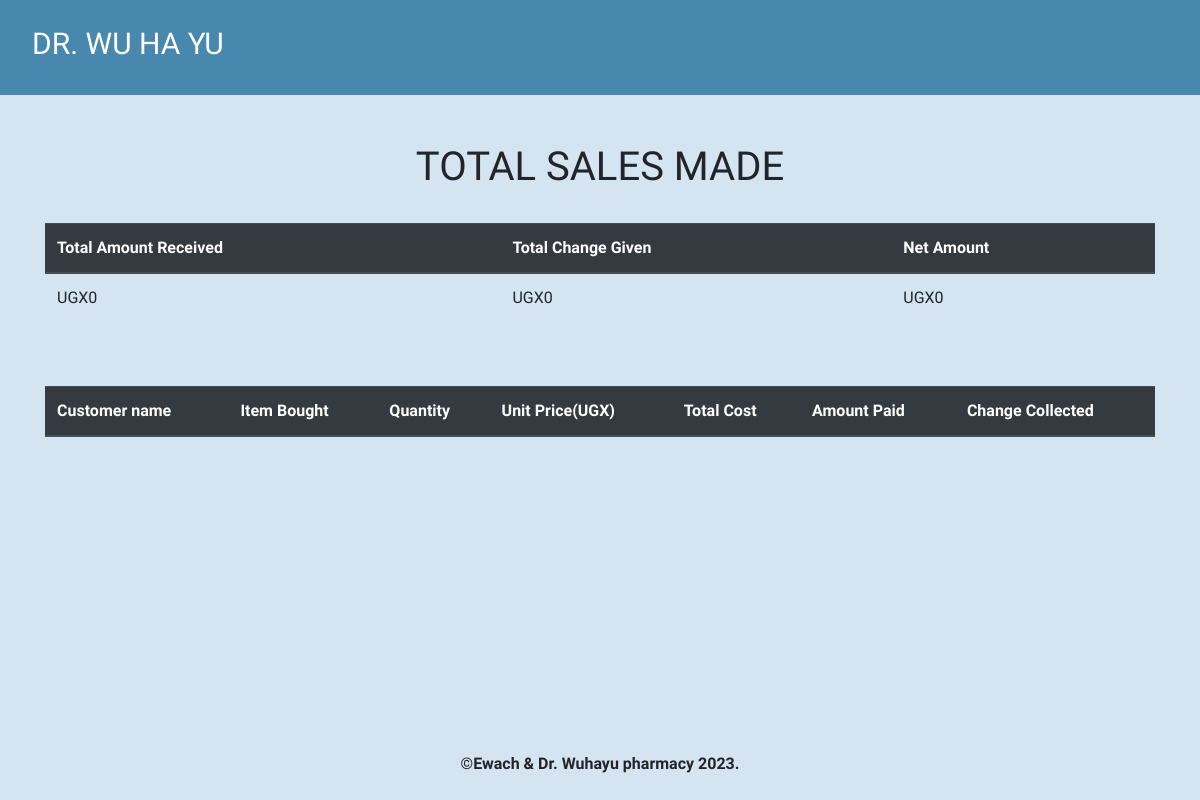
The page /all_sales/ on the database as committed earlier.
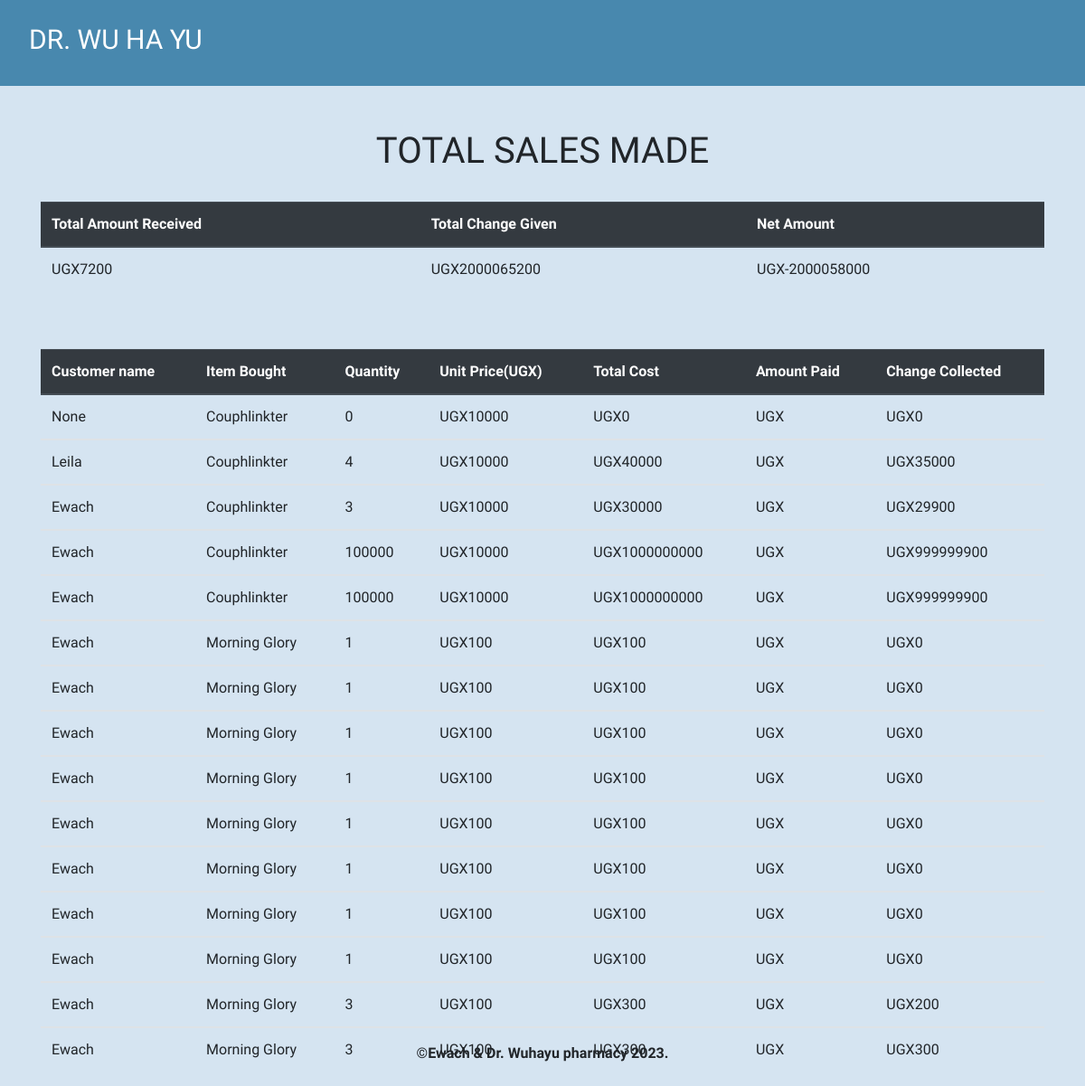
The same page on the database as committed later.
### pharmacy/models.py (models this page shows, shortened)
class Sale(models.Model):
    item = models.ForeignKey(Product, on_delete= models.CASCADE)
    quantity= models.IntegerField(default=0, null=False, blank=True)
    ammountReceived= models.IntegerField(default=0, null=False, blank=True)
    issuedTo = models.CharField(max_length=50, null=True, blank=True)
    unitPrice= models.IntegerField(default=0, null=True, blank=True)
    def getTotal(self):
        total= self.quantity * self.item.unitPrice
        return int(total)
    def getChange(self):
        change = self.getTotal() - self.ammountReceived
        return abs(int(change))

class Product(models.Model):
    categoryName= models.ForeignKey(Stock_Category,on_delete=models.CASCADE,null=True, blank= True)
    itemName=models.CharField(max_length=50, null=True, blank=True)
    totalQuantity= models.IntegerField(default=0, null=True, blank=True)
    issuedQuantity=models.IntegerField(default=0, null=True, blank=True)
    receivedQuantity=models.IntegerField(default=0, null=True, blank=True)
    unitPrice= models.IntegerField(default=0, null=True, blank=True)
    manufacturer= models.CharField(max_length=50, null=True, blank=True)
    brand= models.CharField(max_length=50, null=True, blank=True)
    def __str__(self) :
        return self.itemName

### pharmacy/views.py (the view)
# urls.py: path('all_sales/', views.al_sales, name='all_sales'),
def al_sales(request):
    sales = Sale.objects.all()
    total  = sum([items.ammountReceived for items in sales])
    change = sum([items.getChange() for items in sales])
    net = total - change
    return render(request, 'products/all_sales.html',
     {
     'sales': sales,
     'total': total,
     'change': change,
     'net': net,
      })

### templates/products/all_sales.html
{% extends 'products/base.html'%} {% block content%}
<br></br>
<div class = "container">
<h1 class = "text-center">TOTAL SALES MADE</h1><br>
  <table class="table">
    <thead class="thead-dark">
      <tr>
        <th scope="col">Total Amount Received</th>
        <th scope="col">Total Change Given</th>
        <th scope="col">Net Amount</th>
      </tr>
    </thead>
    <tbody>
      <tr>
        <td>UGX{{total}}</td>
        <td>UGX{{change}}</td>
        <td>UGX{{net}}</td>
      </tr>
    </tbody>
  </table>
</div>
<br></br>
<div class = "container">
  <table class="table">
    <thead class="thead-dark">
      <tr>
        <th scope="col">Customer name</th>
        <th scope="col">Item Bought</th>
        <th scope="col">Quantity</th>
        <th scope="col">Unit Price(UGX)</th>
        <th scope="col">Total Cost</th>
        <th scope="col">Amount Paid</th>
        <th scope="col">Change Collected</th>
      </tr>
    </thead>
    {% for sale in sales %}
    <tbody>
      <tr>
        <td>{{sale.issuedTo | title}}</td>
        <td>{{sale.item | title}}</td>
        <td>{{sale.quantity}}</td>
        <td>UGX{{sale.unitPrice}}</td>
        <td>UGX{{sale.getTotal}}</td>
        <td>UGX{{sale.amountReceived}}</td>
        <td>UGX{{sale.getChange}}</td>
      </tr>
    </tbody>
    {% endfor %}
  </table>
</div>
{% endblock %}

### templates/products/base.html (shortened to what this page needs)
{% load static%}
<!DOCTYPE html>
<html lang="en">
<head>
    <link rel="stylesheet" href="https://stackpath.bootstrapcdn.com/bootstrap/4.5.2/css/bootstrap.min.css">
    <link rel="stylesheet" href="{% static 'css/main.css' %}">
</head>
<body>
    <nav class="navbar navbar-expand-lg navbar-dark ">
        <a class="nav-link" href=""><h1 class="navbar-brand" style = "font-size: 25px">DR. WU HA YU</h1></a>
     </nav>
    {% block content%}
    {% endblock%}
</body>
<footer>
  <p id="footer_flex">&copy;<b>Ewach & Dr. Wuhayu pharmacy 2023.</b></p>
</footer>
</html>

### pharmacy/static/css/main.css (style rules this page uses)
html,body { position: relative; overflow-x: hidden; width: 100% !important; height: 100vh; display: table; position: relative; background-position: center; background-attachment: scroll; -o-background-size: cover; -moz-background-size: cover; -webkit-background-size: cover; background-size: cover; background-repeat: no-repeat; }
body { background-color: hsl(208, 50%, 89%); font-family: 'raleway'; }
.navbar { background-color: #4888ae; }
.navbar-brand { font-size: 30px !important; }
footer { text-align: center; bottom: 0px; margin-top: 200px; margin-bottom: 0px; position:fixed; height: 50px; width: 100%; padding: 2px; }

Rows that differ between the two databases and show on the page:
added Sale: issuedTo "None", item "Couphlinkter", quantity "0", unitPrice "10000", getTotal "0", getChange "0"
added Sale: issuedTo "Leila", item "Couphlinkter", quantity "4", unitPrice "10000", getTotal "40000", getChange "35000"
added Sale: issuedTo "Ewach", item "Couphlinkter", quantity "3", unitPrice "10000", getTotal "30000", getChange "29900"
added Sale: issuedTo "Ewach", item "Couphlinkter", quantity "100000", unitPrice "10000", getTotal "1000000000", getChange "999999900"
added Sale: issuedTo "Ewach", item "Couphlinkter", quantity "100000", unitPrice "10000", getTotal "1000000000", getChange "999999900"
added Sale: issuedTo "Ewach", item "Morning Glory", quantity "1", unitPrice "100", getTotal "100", getChange "0"
added Sale: issuedTo "Ewach", item "Morning Glory", quantity "1", unitPrice "100", getTotal "100", getChange "0"
added Sale: issuedTo "Ewach", item "Morning Glory", quantity "1", unitPrice "100", getTotal "100", getChange "0"
added Sale: issuedTo "Ewach", item "Morning Glory", quantity "1", unitPrice "100", getTotal "100", getChange "0"
added Sale: issuedTo "Ewach", item "Morning Glory", quantity "1", unitPrice "100", getTotal "100", getChange "0"
added Sale: issuedTo "Ewach", item "Morning Glory", quantity "1", unitPrice "100", getTotal "100", getChange "0"
added Sale: issuedTo "Ewach", item "Morning Glory", quantity "1", unitPrice "100", getTotal "100", getChange "0"
added Sale: issuedTo "Ewach", item "Morning Glory", quantity "1", unitPrice "100", getTotal "100", getChange "0"
added Sale: issuedTo "Ewach", item "Morning Glory", quantity "3", unitPrice "100", getTotal "300", getChange "200"
added Sale: issuedTo "Ewach", item "Morning Glory", quantity "3", unitPrice "100", getTotal "300", getChange "300"
Other text that changed with them:
{{ total }}: "0" → "7200"
{{ change }}: "0" → "2000065200"
{{ net }}: "0" → "-2000058000"
